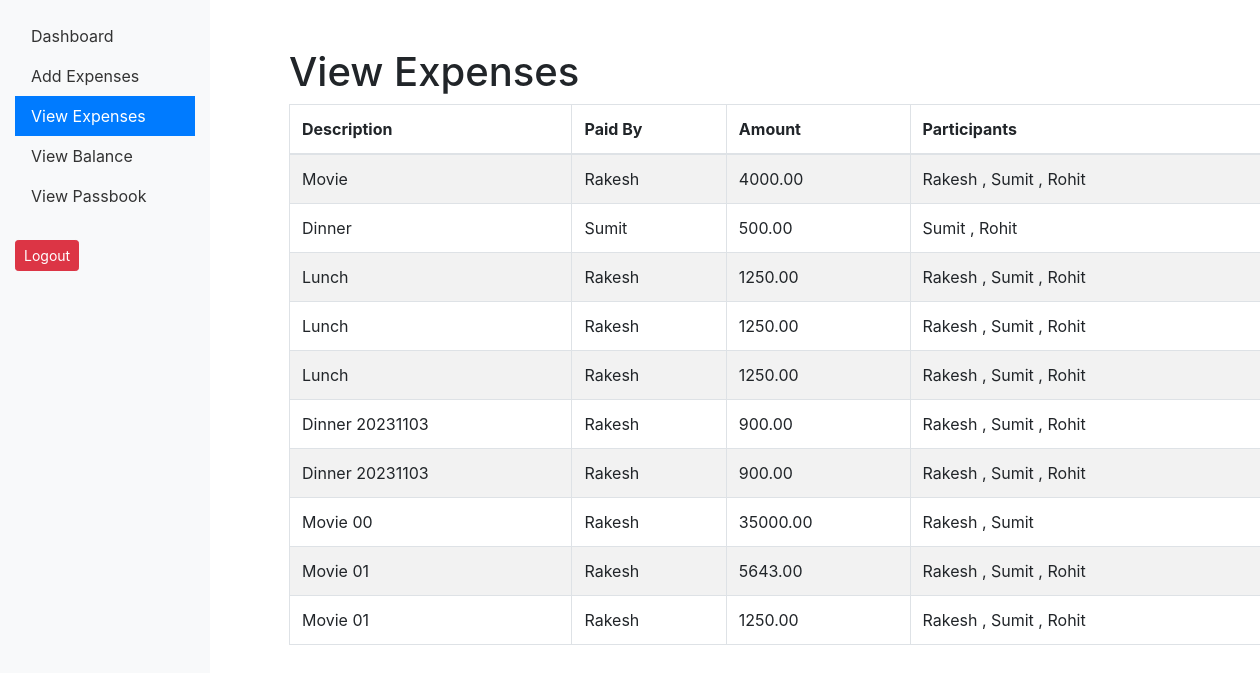
The app's page /expenses/view_expenses/ (signed in) with its own data.
### expenses/models.py (models this page shows, shortened)
class Expense(models.Model):
    EQUAL = 'EQUAL'
    EXACT = 'EXACT'
    PERCENT = 'PERCENT'
    EXPENSE_TYPES = (
        (EQUAL, 'Equal'),
        (EXACT, 'Exact'),
        (PERCENT, 'Percent'),
    )
    description = models.CharField(max_length=255)
    amount = models.DecimalField(max_digits=10, decimal_places=2)
    expense_type = models.CharField(max_length=10, choices=EXPENSE_TYPES ,default=None)
    paid_by = models.ForeignKey(User, on_delete=models.CASCADE, related_name="paid_by")
    participants = models.ManyToManyField(User, related_name="participants")
    created_at = models.DateTimeField(auto_now_add=True)
    exact_shares = models.TextField(default=None)
    percent_shares = models.TextField(default=None)

### expenses/views.py (the view)
# urls.py: path('view_expenses/', views.view_expenses, name='view_expenses'),
@login_required(login_url='/expenses/login/')
def view_expenses(request):
    try:
        expenses = Expense.objects.all()
    except Exception:
        expenses = []
    return render(request, 'view_expenses.html', {'expenses': expenses,'active':'view_expenses'})

### expenses/templates/view_expenses.html
{% extends "base.html" %} {% block content %}
<div class="container mt-5">
    <h1>View Expenses</h1>
    <table class="table table-bordered table-striped">
        <thead>
            <tr>
                <th>Description</th>
                <th>Paid By</th>
                <th>Amount</th>
                <th>Participants</th>
            </tr>
        </thead>
        <tbody>
            {% for expense in expenses %}
            <tr>
                <td>{{ expense.description }}</td>
                <td>{{ expense.paid_by }}</td>
                <td>{{ expense.amount }}</td>
                <td>
                    {% for participant in expense.participants.all %} {{ participant.username }} {% if not forloop.last %}, {% endif %} {% endfor %}
                </td>
            </tr>
            {% empty %}
            <tr>
                <td colspan="4">No expenses to display.</td>
            </tr>
            {% endfor %}
        </tbody>
    </table>
</div>
{% endblock %}

### expenses/templates/base.html (shortened to what this page needs)
<!DOCTYPE html>
<html lang="en">
<head>
    <link rel="stylesheet" href="https://stackpath.bootstrapcdn.com/bootstrap/4.5.2/css/bootstrap.min.css">
</head>
<body>
    <div class="container-fluid">
        <div class="row">
            <nav id="sidebar" class="col-md-3 col-lg-2 d-md-block bg-light sidebar">
                <div class="position-sticky">
                    <ul class="nav flex-column">
                        <li class="nav-item">
                            <a class="nav-link {% if active == 'home' %} active {% endif %}
                          " href="/expenses/home/">
                                Dashboard
                            </a>
                        </li>
                        <li class="nav-item">
                            <a class="nav-link {% if active == 'add_expense' %} active {% endif %}" href="/expenses/add_expense/">
                               Add Expenses
                            </a>
                        </li>
                        <li class="nav-item">
                            <a class="nav-link {% if active == 'view_expenses' %} active {% endif %}" href="/expenses/view_expenses/">
                               View Expenses
                            </a>
                        </li>
                        <li class="nav-item">
                            <a class="nav-link {% if active == 'view_balances' %} active {% endif %}" href="/expenses/view_balances/">
                               View Balance
                            </a>
                        </li>
                        <li class="nav-item">
                            <a class="nav-link {% if active == 'passbook' %} active {% endif %}" href="/expenses/passbook/">
                               View Passbook
                            </a>
                        </li>
                    </ul>
                    <br>
                    <a class=" btn btn-danger btn-sm" href="/expenses/logout_user/">
                        Logout
                    </a>
                </div>
            </nav>
            <main id="main-content" class="col-md-9 ms-sm-auto col-lg-10 px-md-4">
                {% block content %} {% endblock %}
            </main>
        </div>
    </div>
</body>
</html>

### expenses/templates/base.html (style rules this page uses)
#sidebar { position: fixed; top: 0; left: 0; height: 100%; width: 250px; padding-top: 1rem; }
#sidebar .nav-item { margin: 0; border: 0; }
#sidebar .nav-link { color: #333; border-radius: 0; }
#sidebar .nav-link.active { background-color: #007bff; color: #fff; }
#main-content { margin-left: 250px; }

### records on screen
Expense: description "Movie", paid_by "Rakesh", amount "4000.00"
Expense: description "Dinner", paid_by "Sumit", amount "500.00"
Expense: description "Lunch", paid_by "Rakesh", amount "1250.00"
Expense: description "Lunch", paid_by "Rakesh", amount "1250.00"
Expense: description "Lunch", paid_by "Rakesh", amount "1250.00"
Expense: description "Dinner 20231103", paid_by "Rakesh", amount "900.00"
Expense: description "Dinner 20231103", paid_by "Rakesh", amount "900.00"
Expense: description "Movie 00", paid_by "Rakesh", amount "35000.00"
Expense: description "Movie 01", paid_by "Rakesh", amount "5643.00"
Expense: description "Movie 01", paid_by "Rakesh", amount "1250.00"

### other values on screen
{{ participant.username }} "Rakesh"
{{ participant.username }} "Sumit"
{{ participant.username }} "Rohit"
